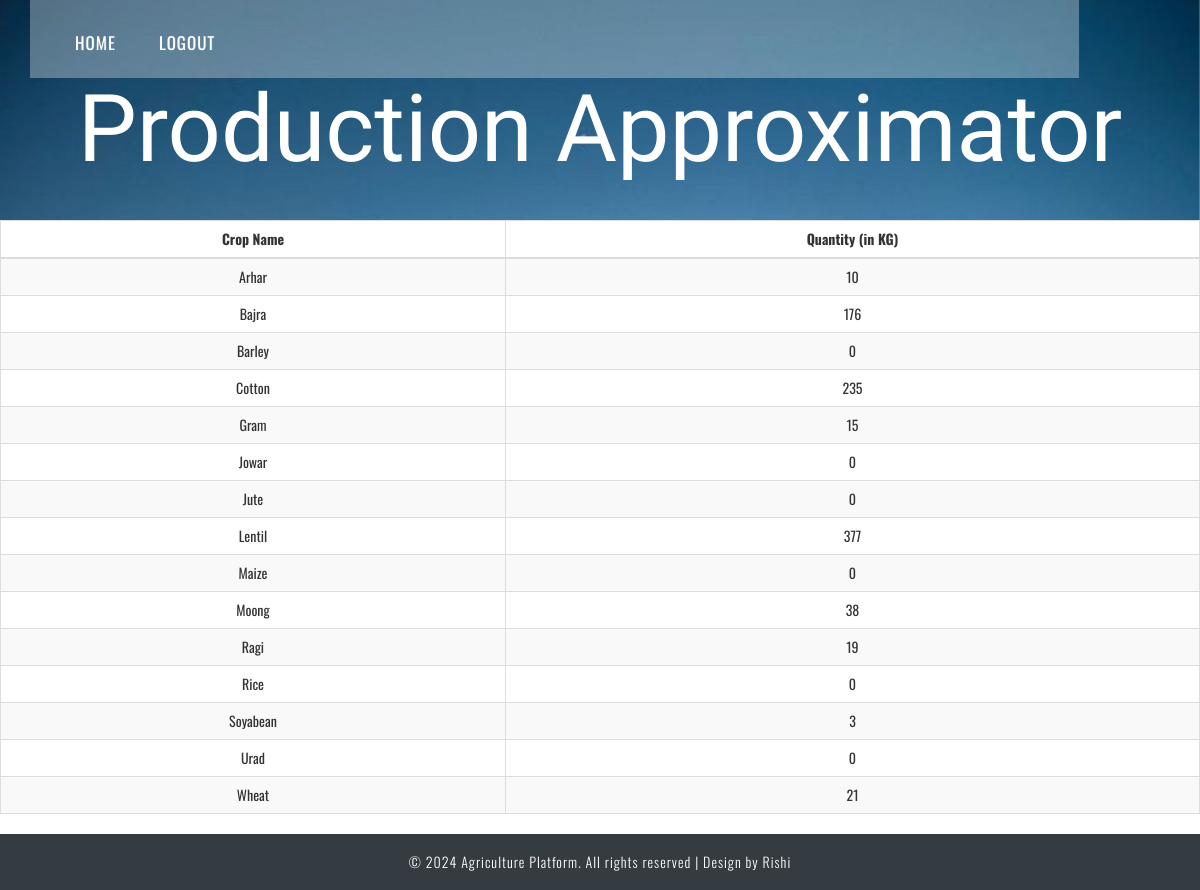
Page /production_approx.php on the committed database.
### tables this page shows
CREATE TABLE `production_approx` (
  `crop` varchar(20) NOT NULL,
  `quantity` int(11) NOT NULL
);

### production_approx.php (the view, shortened to what this page needs)
<?php
$servername="localhost";
$username="root";
$password="";
$dbname="agriculture_portal";
$conn =mysqli_connect($servername, $username, $password, $dbname);
$sql = "SELECT crop, quantity FROM production_approx;";
$result = mysqli_query($conn, $sql);
?>
<!DOCTYPE html>
<html>
<head>
<link rel="stylesheet" href="css/myprofilecss.css">
<link rel="stylesheet" href="//netdna.bootstrapcdn.com/font-awesome/4.5.0/css/font-awesome.min.css">
<link rel="stylesheet" href="css/build.css">
<link rel="stylesheet" href="css/myprofileupload.css">
<link href="css/bootstrap.css" rel='stylesheet' type='text/css' />
<link rel="stylesheet" href="https://use.fontawesome.com/releases/v5.8.2/css/all.css">
<link href="misc/pnotify.css" rel="stylesheet">
<link href="misc/pnotify.brighttheme.css" rel="stylesheet">
<link href="css/style.css" rel="stylesheet" type="text/css" media="all" />
<link href="css/pnotify.css" rel="stylesheet">
<link href="css/pnotify.brighttheme.css" rel="stylesheet">
</head>
<body>
	<div class="header-banner" style="min-height:220px">
		<div class="container">
			<div class="header-top">
				<div class="top-menu">
					<ul>
					<nav class="cl-effect-13">
						<li><a href="government_index.php">Home</a></li>
						<li><a href="php/logout.php">Logout</a></li>
					</nav>
					</ul>
				</div>
				<div class="clearfix"></div>
			</div>
			<div class="banner-info text-center">
				<h1><a href="production_approx.php">Production Approximator</a></h1>
			</div>
		</div>
	</div>
<table class="table table-striped table-bordered table-responsive-md btn-table">
<thead>
<tr>
    <th><center>Crop Name</center></th>
    <th><center>Quantity (in KG)</center></th>
</tr>
</thead>
<tbody>
<?php
while($row = $result->fetch_assoc()) {
    $x=ucfirst($row["crop"]);
    $y=$row["quantity"];
echo "<tr>";
    echo "<td><center>$x</center></td>";
    echo "<td><center>$y</center></td>";
echo "</tr>";
}
?>
</tbody>
</table>
	<div class="footer">
		<div class="container">
			<div class="copyright text-center">
				<p>&copy; 2024 Agriculture Platform. All rights reserved | Design by Rishi </a></p>
			</div>
		</div>
	</div>
</body>
</html>

### css/style.css (style rules this page uses)
body { padding:0; margin:0; font-family: 'Oswald', sans-serif; background:#FFF; }
body a { transition:0.5s all; -webkit-transition:0.5s all; -moz-transition:0.5s all; -o-transition:0.5s all; -ms-transition:0.5s all; }
h1,h2,h3,h4,h5,h6 { margin:0; }
p { margin:0; }
ul { margin:0; padding:0; }
.header-banner { background:url('../images/banner3.jpg') no-repeat center center fixed; background-size:cover; -webkit-background-size:cover; -o-background-size:cover; -ms-background-size:cover; -moz-background-size:cover; min-height:900px; }
.top-menu { float:left; margin-top:9px; }
nav a { position: relative; display: inline-block; outline: none; color: #fff; text-decoration: none; text-transform: uppercase; letter-spacing: 1px; font-weight: 400; text-shadow: 0 0 1px rgba(255,255,255,0.3); font-size: 1.35em; }
.cl-effect-13 a { -webkit-transition: color 0.3s; -moz-transition: color 0.3s; transition: color 0.3s; }
.cl-effect-13 a::before { position: absolute; top: 50%; left: 50%; color: transparent; content: '.'; text-shadow: 0 0 transparent; font-size: 1.2em; -webkit-transition: text-shadow 0.3s, color 0.3s; -moz-transition: text-shadow 0.3s, color 0.3s; transition: text-shadow 0.3s, color 0.3s; -webkit-transform: translateX(-50%); -moz-transform: translateX(-50%); transform: translateX(-50%); pointer-events: none; }
.top-menu ul li { display:inline-block; }
.top-menu ul li a { color:#fff; text-transform:uppercase; font-weight:400; font-size:17px; text-decoration:none; margin:0 20px; font-family: 'Oswald', sans-serif; }
.header-top { background: rgba(255, 255, 255, 0.32); padding: 2em 30px; float: left; width: 92%; }
.banner-info h1 a { color:#fff; font-family: 'Niconne', cursive; font-size:2.8em; text-decoration:none; }
.banner-info { width:93%; margin:6em auto 0; }
.footer { padding: 3em 0; }
.footer { background: #343b41; padding: 20px 0; }
.copyright p { color: #fff; font-size: 1em; font-weight: 300; letter-spacing: 1px; }
@media screen and (max-width: 1440px) { .header-banner { min-height: 834px; } }
@media screen and (max-width: 1366px) { .banner-info { width: 93%; margin: 5em auto 0; } }
@media screen and (max-width: 1366px) { .header-banner { min-height: 790px; } }
@media screen and (max-width: 1280px) { .banner-info { margin: 4em auto 0; } }
@media screen and (max-width: 1280px) { .header-top { padding: 1.6em 25px; } }
@media screen and (max-width: 1280px) { .banner-info h1 a { font-size: 2.6em; } }
@media screen and (max-width: 1280px) { .header-banner { min-height: 730px; } }
@media screen and (max-width: 1280px) { .footer { padding: 1.3em 0; } }

### rows in the picture
production_approx: crop "Arhar", quantity "10"
production_approx: crop "Bajra", quantity "176"
production_approx: crop "Barley", quantity "0"
production_approx: crop "Cotton", quantity "235"
production_approx: crop "Gram", quantity "15"
production_approx: crop "Jowar", quantity "0"
production_approx: crop "Jute", quantity "0"
production_approx: crop "Lentil", quantity "377"
production_approx: crop "Maize", quantity "0"
production_approx: crop "Moong", quantity "38"
production_approx: crop "Ragi", quantity "19"
production_approx: crop "Rice", quantity "0"
production_approx: crop "Soyabean", quantity "3"
production_approx: crop "Urad", quantity "0"
production_approx: crop "Wheat", quantity "21"
